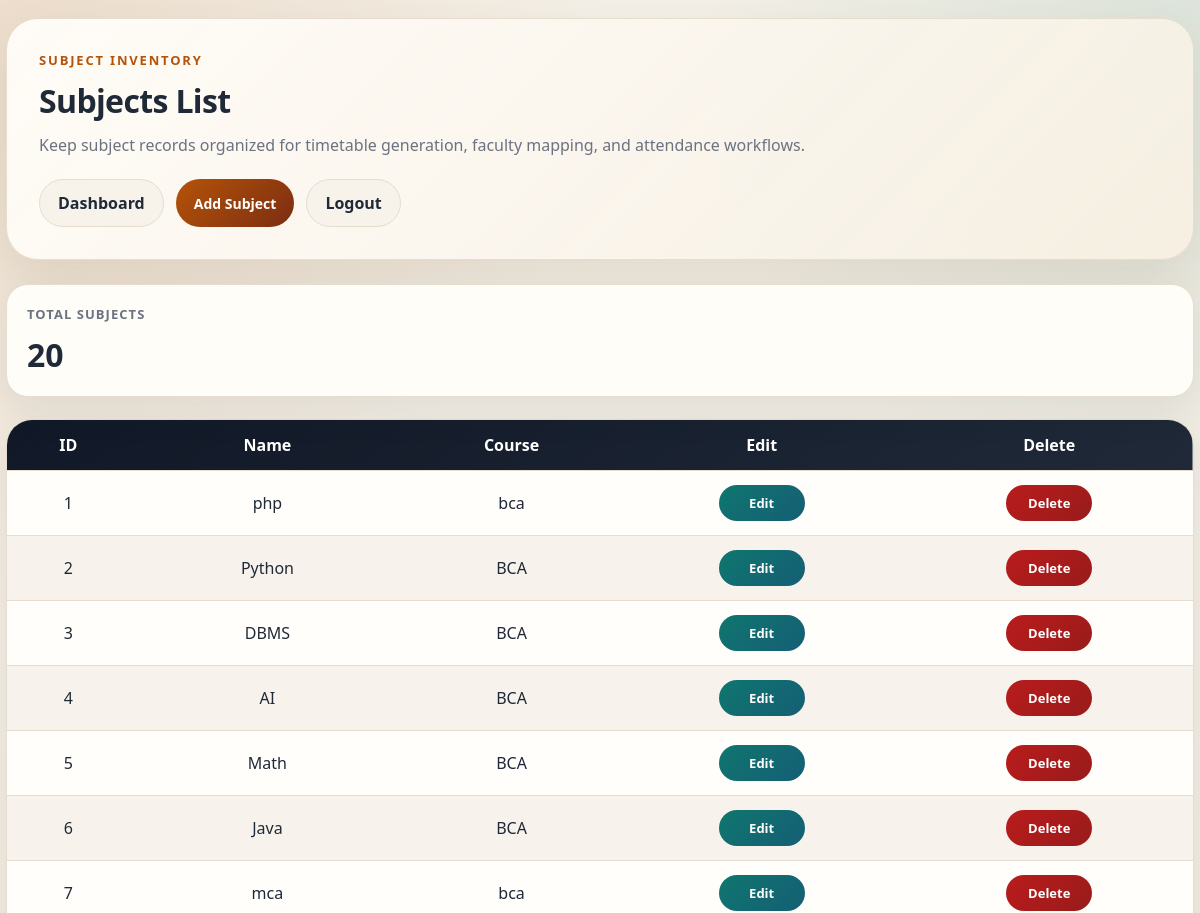
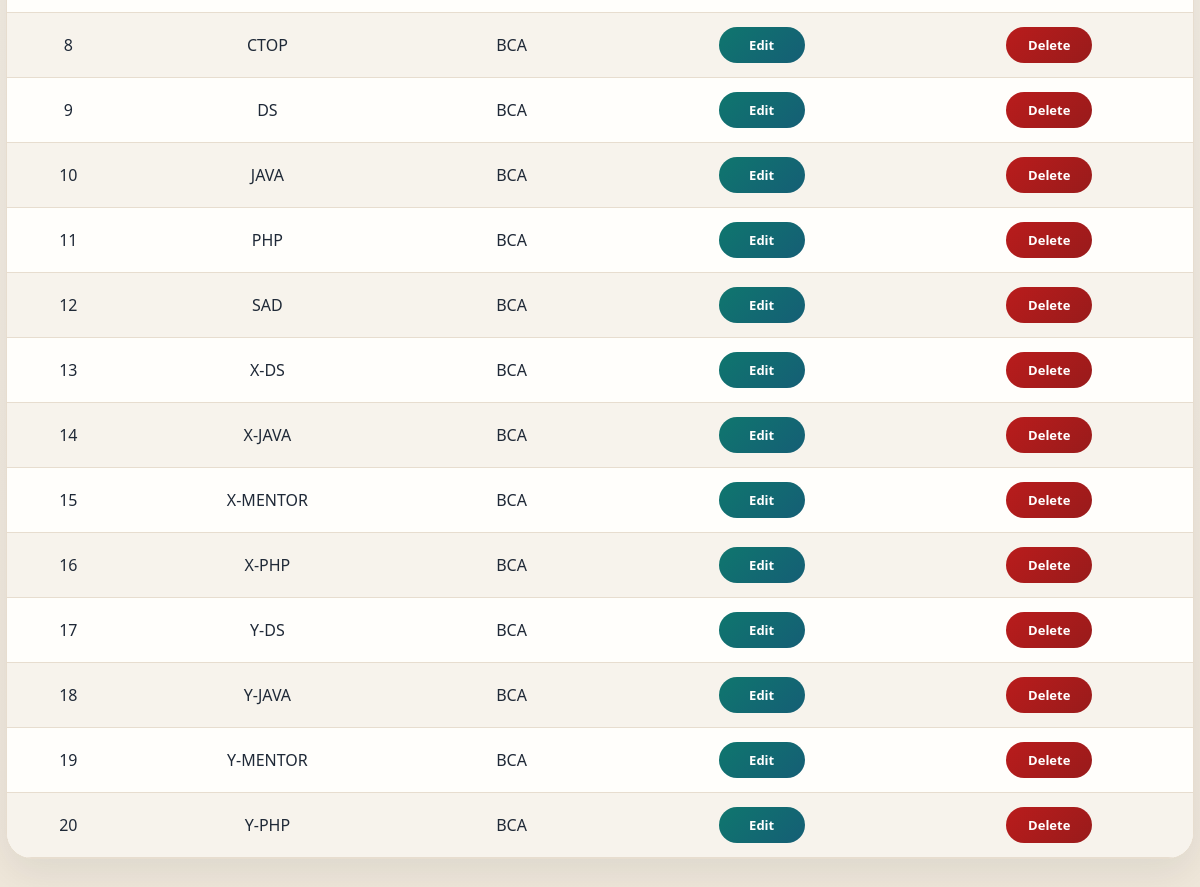
The page /subjects (signed in) on the database its author committed (2 pictures, top to bottom).
### tables this page shows
CREATE TABLE subjects(
        id INTEGER PRIMARY KEY AUTOINCREMENT,
        name TEXT,
        course TEXT
    );

### app.py (the view)
@app.route("/subjects")
def list_subjects():
    if "user" not in session:
        return redirect("/")
    if session.get("role") != "admin":
        return redirect("/attendance")
    with db() as con:
        subjects = con.execute("SELECT * FROM subjects").fetchall()
    return render_template("admin/subjects.html", subjects=subjects)

### app.py (called while the page is built)
def db():
    con = sqlite3.connect(app.config["DATABASE_PATH"])
    con.row_factory = sqlite3.Row
    return con

### templates/admin/subjects.html (shortened to what this page needs)
<!DOCTYPE html>
<html lang="en">
<head>
    <link rel="stylesheet" href="{{ url_for('static', filename='style.css') }}">
</head>
<body>
    <div class="page-shell">
        <div class="page-hero">
            <div class="section-title">Subject Inventory</div>
            <h1>Subjects List</h1>
            <p>Keep subject records organized for timetable generation, faculty mapping, and attendance workflows.</p>
            <div class="action-row">
                <a href="/admin" class="secondary-link">Dashboard</a>
                <a href="/add_subject" class="primary-link">Add Subject</a>
                <a href="/logout" class="secondary-link" onclick="return confirm('Are you sure you want to logout?')">Logout</a>
            </div>
        </div>
        <div class="stats-row">
            <div class="stat-card">
                <div class="stat-label">Total Subjects</div>
                <div class="stat-value">{{ subjects|length }}</div>
            </div>
        </div>
        <div class="table-shell">
            <table>
                <thead>
                    <tr>
                        <th>ID</th>
                        <th>Name</th>
                        <th>Course</th>
                        <th>Edit</th>
                        <th>Delete</th>
                    </tr>
                </thead>
                <tbody>
                    {% for s in subjects %}
                    <tr>
                        <td>{{ s.id }}</td>
                        <td>{{ s.name }}</td>
                        <td>{{ s.course or '-' }}</td>
                        <td><a href="/edit_subject/{{ s.id }}" class="btn-edit">Edit</a></td>
                        <td><a href="/delete_subject/{{ s.id }}" class="btn-delete" onclick="return confirm('Delete subject?')">Delete</a></td>
                    </tr>
                    {% else %}
                    <tr>
                        <td colspan="5" class="empty-copy">No subjects added yet.</td>
                    </tr>
                    {% endfor %}
                </tbody>
            </table>
        </div>
    </div>
</body>
</html>

### static/style.css (style rules this page uses)
:root { --bg:#f5f1e8; --surface:#fffdf8; --surface-soft:#f7f3eb; --surface-strong:#0f172a; --line:#e7ddcf; --line-strong:#d6c7b5; --text:#1f2937; --muted:#6b7280; --primary:#b45309; --primary-deep:#7c2d12; --accent:#0f766e; --danger:#b91c1c; --success:#15803d; --shadow:0 22px 55px rgba(85, 55, 17, 0.12); --shadow-soft:0 14px 38px rgba(15, 23, 42, 0.08); --radius-xl:28px; --radius-lg:20px; --radius-md:14px; --font-sans:"Poppins", "Segoe UI", sans-serif; --gradient-main:linear-gradient(135deg, #1f2937, #8b4513 52%, #d97706); --gradient-soft:linear-gradient(135deg, rgba(180,83,9,0.14), rgba(15,118,110,0.12)); }
* { box-sizing:border-box; }
html { scroll-behavior:smooth; }
body { margin:0; color:var(--text); font-family:var(--font-sans); background: radial-gradient(circle at top left, rgba(180,83,9,0.12), transparent 28%), radial-gradient(circle at top right, rgba(15,118,110,0.10), transparent 24%), linear-gradient(180deg, var(--bg), #efe7da); min-height:100vh; overflow-x:hidden; transition:background .3s ease,color .3s ease; }
h1,h2,h3,h4,h5,h6 { font-family:var(--font-sans); letter-spacing:-0.02em; }
a { color:inherit; text-decoration:none; }
table { width:100%; border-collapse:collapse; overflow:hidden; }
thead { background:linear-gradient(135deg, #111827, #1f2937); color:#fff; }
th,td { padding:14px 16px; text-align:center; border-bottom:1px solid var(--line); }
tbody tr { background:rgba(255,255,255,0.55); transition:transform .15s ease, background .15s ease; }
tbody tr:nth-child(even) { background:rgba(247,243,235,0.95); }
.btn-edit, .btn-delete { display:inline-flex; align-items:center; justify-content:center; min-width:86px; padding:9px 14px; border-radius:999px; color:#fff; font-weight:700; font-size:13px; }
.btn-edit { background:linear-gradient(135deg, var(--accent), #155e75); }
.btn-delete { background:linear-gradient(135deg, var(--danger), #991b1b); }
.section-title { font-size:13px; letter-spacing:.14em; text-transform:uppercase; color:var(--primary); font-weight:700; margin-bottom:10px; }
.page-shell { width:calc(100% - 12px); max-width:1680px; margin:18px auto 40px; }
.page-hero { padding:32px; border:1px solid var(--line); border-radius:32px; background:linear-gradient(135deg, rgba(255,253,248,0.98), rgba(246,239,226,0.94)); box-shadow:var(--shadow); }
.page-hero h1, .page-hero h2 { margin:0; }
.page-hero p { color:var(--muted); margin:10px 0 0; line-height:1.7; }
.action-row { display:flex; gap:12px; flex-wrap:wrap; margin:20px 0 0; }
.action-row a, .action-row button { display:inline-flex; align-items:center; justify-content:center; padding:12px 18px; border-radius:999px; font-weight:700; }
.action-row .primary-link { background:linear-gradient(135deg, var(--primary), var(--primary-deep)); color:white; border:none; cursor:pointer; font-family:var(--font-sans); font-size:14px; }
.action-row .secondary-link { background:var(--surface-soft); color:var(--text); border:1px solid var(--line); }
.stats-row { display:grid; grid-template-columns:repeat(auto-fit, minmax(180px, 1fr)); gap:16px; margin-top:24px; }
.stat-card { padding:20px; border:1px solid var(--line); border-radius:22px; background:var(--surface); box-shadow:var(--shadow-soft); }
.stat-card .stat-label { color:var(--muted); font-size:13px; text-transform:uppercase; letter-spacing:.08em; font-weight:700; }
.stat-card .stat-value { margin-top:10px; font-size:32px; font-weight:700; }
.table-shell { margin-top:22px; border-radius:26px; overflow:hidden; border:1px solid var(--line); background:var(--surface); box-shadow:var(--shadow-soft); }

### rows shown on the page
subjects: id "1", name "php", course "bca"
subjects: id "2", name "Python", course "BCA"
subjects: id "3", name "DBMS", course "BCA"
subjects: id "4", name "AI", course "BCA"
subjects: id "5", name "Math", course "BCA"
subjects: id "6", name "Java", course "BCA"
subjects: id "7", name "mca", course "bca"
subjects: id "8", name "CTOP", course "BCA"
subjects: id "9", name "DS", course "BCA"
subjects: id "10", name "JAVA", course "BCA"
subjects: id "11", name "PHP", course "BCA"
subjects: id "12", name "SAD", course "BCA"
subjects: id "13", name "X-DS", course "BCA"
subjects: id "14", name "X-JAVA", course "BCA"
subjects: id "15", name "X-MENTOR", course "BCA"
subjects: id "16", name "X-PHP", course "BCA"
subjects: id "17", name "Y-DS", course "BCA"
subjects: id "18", name "Y-JAVA", course "BCA"
subjects: id "19", name "Y-MENTOR", course "BCA"
subjects: id "20", name "Y-PHP", course "BCA"

### other values the page prints
{{ subjects|length }} "20"
